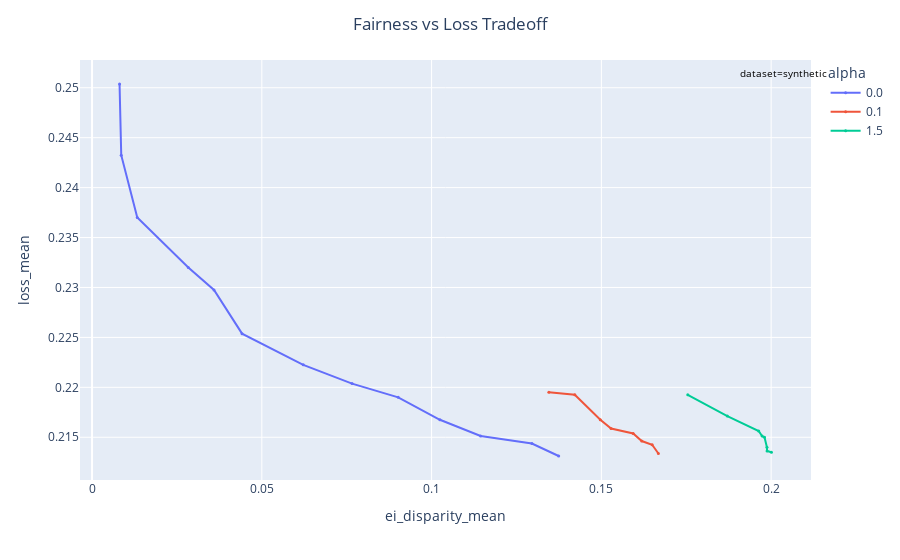

The code cell stored with this chart in its notebook:
### Code cell
fig = px.line(results_pareto, x='ei_disparity_mean', y='loss_mean', color='alpha', hover_data='lambda', markers=True)
fig.add_annotation(dict(font=dict(color='black',size=10),
                                        x=0.9,
                                        y=0.99,
                                        showarrow=False,
                                        text='dataset=synthetic',
                                        textangle=0,
                                        xanchor='left',
                                        xref="paper",
                                        yref="paper"))
fig.update_layout(title=dict(text='Fairness vs Loss Tradeoff', x=0.5))
fig.update_traces(marker=dict(size=3))
fig.show()

### Figure 1 — Plotly figure (JSON) as saved in the notebook; plotly's stock layout.template omitted (floating-point values rounded to 4 significant figures)
{"data": [{"customdata": [[0.9938], [0.9911], [0.9873], [0.9817], [0.9736], [0.9621], [0.9455], [0.9216], [0.8872], [0.8377], [0.7666], [0.5171], [0.3055]], "hovertemplate": "alpha=0.0<br>ei_disparity_mean=%{x}<br>loss_mean=%{y}<br>lambda=%{customdata[0]}<extra></extra>", "legendgroup": "0.0", "line": {"color": "#636efa", "dash": "solid"}, "marker": {"size": 3, "symbol": "circle"}, "mode": "lines+markers", "name": "0.0", "orientation": "v", "showlegend": true, "type": "scatter", "x": [0.008098, 0.008594, 0.01331, 0.02835, 0.03592, 0.04418, 0.0622, 0.07657, 0.09016, 0.1024, 0.1144, 0.1295, 0.1374], "xaxis": "x", "y": [0.2504, 0.2432, 0.237, 0.232, 0.2298, 0.2254, 0.2223, 0.2204, 0.219, 0.2167, 0.2151, 0.2144, 0.2131], "yaxis": "y"}, {"customdata": [[0.9979], [0.997], [0.9957], [0.9938], [0.9873], [0.9736], [0.9621], [0.9216]], "hovertemplate": "alpha=0.1<br>ei_disparity_mean=%{x}<br>loss_mean=%{y}<br>lambda=%{customdata[0]}<extra></extra>", "legendgroup": "0.1", "line": {"color": "#EF553B", "dash": "solid"}, "marker": {"size": 3, "symbol": "circle"}, "mode": "lines+markers", "name": "0.1", "orientation": "v", "showlegend": true, "type": "scatter", "x": [0.1345, 0.1422, 0.1497, 0.1529, 0.1594, 0.1619, 0.165, 0.1668], "xaxis": "x", "y": [0.2195, 0.2193, 0.2167, 0.2159, 0.2154, 0.2146, 0.2142, 0.2134], "yaxis": "y"}, {"customdata": [[0.997], [0.9957], [0.9817], [0.9736], [0.9873], [0.9621], [0.9455], [0.8872]], "hovertemplate": "alpha=1.5<br>ei_disparity_mean=%{x}<br>loss_mean=%{y}<br>lambda=%{customdata[0]}<extra></extra>", "legendgroup": "1.5", "line": {"color": "#00cc96", "dash": "solid"}, "marker": {"size": 3, "symbol": "circle"}, "mode": "lines+markers", "name": "1.5", "orientation": "v", "showlegend": true, "type": "scatter", "x": [0.1754, 0.1871, 0.1963, 0.1973, 0.198, 0.1988, 0.1988, 0.2001], "xaxis": "x", "y": [0.2193, 0.2171, 0.2156, 0.2151, 0.215, 0.214, 0.2136, 0.2135], "yaxis": "y"}], "layout": {"annotations": [{"font": {"color": "black", "size": 10}, "showarrow": false, "text": "dataset=synthetic", "textangle": 0, "x": 0.9, "xanchor": "left", "xref": "paper", "y": 0.99, "yref": "paper"}], "legend": {"title": {"text": "alpha"}, "tracegroupgap": 0}, "margin": {"t": 60}, "title": {"text": "Fairness vs Loss Tradeoff", "x": 0.5}, "xaxis": {"anchor": "y", "domain": [0, 1], "title": {"text": "ei_disparity_mean"}}, "yaxis": {"anchor": "x", "domain": [0, 1], "title": {"text": "loss_mean"}}}}
